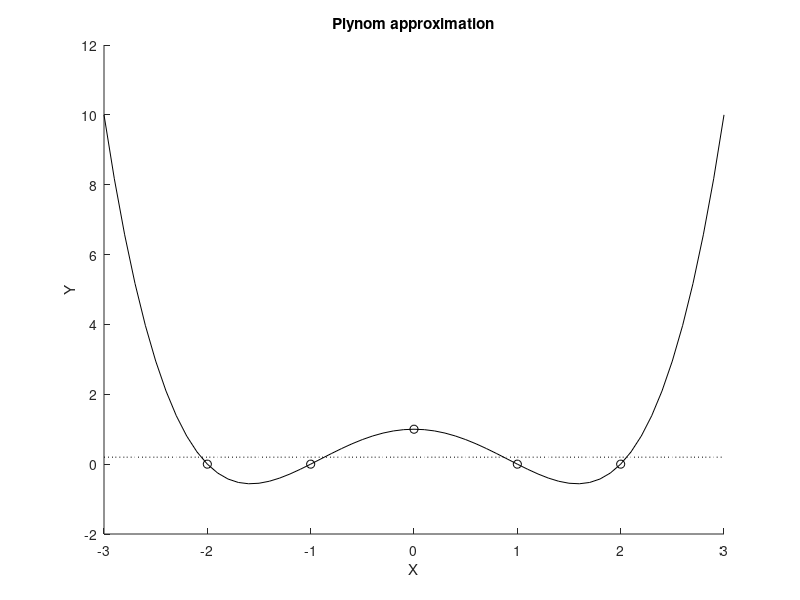

This chart was generated by the following MATLAB code: (Note: this script raises an error after producing the figure.)
X = [-2 -1 0 1 2];
Y = [0 0 1 0 0];
xlabel('X');
ylabel('Y');
hold on
plot(X,Y,'ko')
t = -3 : 0.1 : 3;
c2 = polyfit(X,Y,1);
y2 = polyval(c2,t);
plot(t, y2, 'k:')
c4 = polyfit(X,Y,4);
y4 = polyval(c4,t);
plot(t, y4, 'k-')
title('Plynom approximation');
legend('Data','poly 2 degree','poly 4 degree',0)